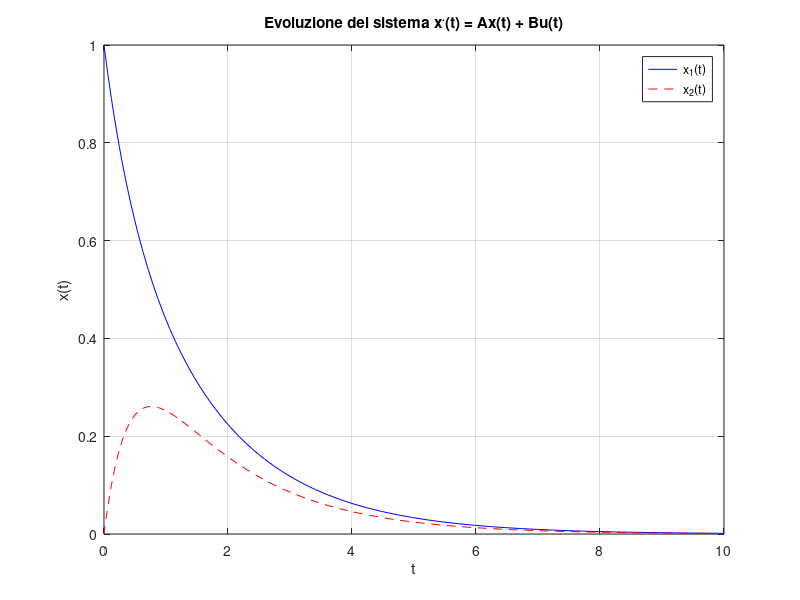

MATLAB code to generate this figure: (Note: this script raises an error after producing the figure.)
% Algoritmo per risoluzioni esercizi con Kleinman
clear all 
close all
clc

% Verifica preliminare
K0 = [-2 -1];
A = [-1 1/2; 1 -2];
B = [0 1]';
R = 1;
S0 = A + B*K0;
fprintf("Autovalori S0 \n")
eig(S0)

P0 = [2 1; 1 1];
Q = [2 2; 2 4];
fprintf("minore principale dominante di ordine 2 \n")
det(P0)
fprintf("Residuo equazione lineare di Lyapunov \n")
S0' * P0 + P0 * S0 + Q + K0' * R * K0

%% Plot del sistema dinamico associato
% Funzione di controllo (può dipendere da t e x)
u = @(t, x) 0; % esempio con solo t

% Definizione del sistema dinamico
f = @(t, x) A*x + B*u(t, x);

% Intervallo temporale
tspan = [0 10];

% Condizione iniziale
x0 = [1; 0];

% Risoluzione numerica
[t, x] = ode45(f, tspan, x0);

% Grafico dei risultati
plot(t, x(:,1), 'b', t, x(:,2), 'r--')
xlabel('t')
ylabel('x(t)')
legend('x_1(t)', 'x_2(t)')
title('Evoluzione del sistema x^.(t) = Ax(t) + Bu(t)')
grid on

%%
fprintf("costo di u0 \n")
x0 = [1 0]';
V_u0 = 1/2 * x0'*P0*x0

K1 = -inv(R)*B'*P0;
S1 = A + B*K1;

syms x positive
syms y
syms z

P1 = [x y; y z];

sol = solve(S1'*P1 + P1*S1 + Q + K1'*R*K1 == zeros(2,2), [x y z]);

%%
P1 = [sol.x sol.y; sol.y sol.z];
det(P1);

fprintf("Costo ottimo di u1 \n")
V_u1 = 1/2 * x0' * P1 * x0

K2 = -inv(R)*B'*P1;
S2 = A + B*K2;

eig(S2)

%% Kleinman con n = 3

clear all 
close all
clc

% Verifica preliminare
K0 = [-1 -2 -1];
A = [0 1 0;
     0 0 1;
     0 0 0];
B = [0 0 1]';
R = 1;
S0 = A + B*K0;
fprintf("Autovalori S0 \n")
eig(S0)

syms a b c x y z
P0 = [x a b;
      a y c;
      b c z];
Q = [1 0 0;
     0 1 0;
     0 0 1];
fprintf("minore principale dominante di ordine 2 \n")
sol = solve(S0' * P0 + P0 * S0 + Q + K0' * R * K0, [a b c x y z]);
fprintf("Residuo equazione lineare di Lyapunov \n")
% S0' * P0 + P0 * S0 + Q + K0' * R * K0
x = sol.x;
y = sol.y;
a = sol.a;
P0 = [x a b;
      a y c;
      b c z];
x0 = [1 1 0]';
fprintf("Costo della politica associata a K \n")
J_u = 1/2*x0'*P0*x0

%% Kleinmann con n = 1

close all
clear all 
clc

A = 1;
B = 1;
R = 1;
Q = 8;

K0 = -2;
S0 = A + B * K0;
syms x positive
P0 = x;

sol = solve(S0' * P0 + P0 * S0 + Q + K0' * R * K0, x);
P0 = sol;

%% Kleinmann con due controlli ed n = 2

clear all 
close all
clc

% Verifica preliminare
K0 = [-2 1; 1 -2];
A = [0 1; -1 0];
B = [1 1; 0 1];
R = [1 1;1 2];
S0 = A + B*K0;
fprintf("Autovalori S0 \n")
eig(S0)

P0 = [3/2 -1/3; -1/3 3/2];
Q = [1 0; 0 1];
fprintf("minore principale dominante di ordine 2 \n")
det(P0)
fprintf("Residuo equazione lineare di Lyapunov \n")
S0' * P0 + P0 * S0 + Q + K0' * R * K0
